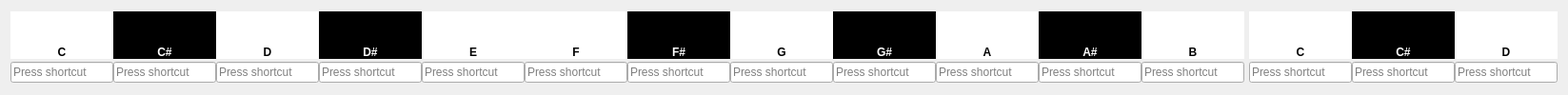
            <widget class="QWidget" name="lowOctaveTab">
             <attribute name="title">
              <string>Low</string>
             </attribute>
             <layout class="QGridLayout" name="gridLayout_16">
              <property name="horizontalSpacing">
               <number>0</number>
              </property>
              <property name="verticalSpacing">
               <number>2</number>
              </property>
              <item row="0" column="0">
               <widget class="QLabel" name="lowCLabel">
                <property name="sizePolicy">
                 <sizepolicy hsizetype="Preferred" vsizetype="Maximum">
                  <horstretch>0</horstretch>
                  <verstretch>0</verstretch>
                 </sizepolicy>
                </property>
                <property name="minimumSize">
                 <size>
                  <width>16</width>
                  <height>0</height>
                 </size>
                </property>
                <property name="maximumSize">
                 <size>
                  <width>16777215</width>
                  <height>50</height>
                 </size>
                </property>
                <property name="baseSize">
                 <size>
                  <width>0</width>
                  <height>0</height>
                 </size>
                </property>
                <property name="font">
                 <font>
                  <bold>true</bold>
                 </font>
                </property>
                <property name="styleSheet">
                 <string notr="true">background-color: rgb(255, 255, 255);
color: rgb(0, 0, 0);</string>
                </property>
                <property name="frameShape">
                 <enum>QFrame::NoFrame</enum>
                </property>
                <property name="frameShadow">
                 <enum>QFrame::Plain</enum>
                </property>
                <property name="text">
                 <string notr="true">C</string>
                </property>
                <property name="alignment">
                 <set>Qt::AlignBottom|Qt::AlignHCenter</set>
                </property>
                <property name="wordWrap">
                 <bool>false</bool>
                </property>
               </widget>
              </item>
              <item row="0" column="1">
               <widget class="QLabel" name="lowCSLabel">
                <property name="minimumSize">
                 <size>
                  <width>16</width>
                  <height>0</height>
                 </size>
                </property>
                <property name="font">
                 <font>
                  <bold>true</bold>
                 </font>
                </property>
                <property name="styleSheet">
                 <string notr="true">background-color: rgb(0, 0, 0);
color: rgb(255, 255, 255);</string>
                </property>
                <property name="frameShape">
                 <enum>QFrame::NoFrame</enum>
                </property>
                <property name="text">
                 <string notr="true">C#</string>
                </property>
                <property name="scaledContents">
                 <bool>false</bool>
                </property>
                <property name="alignment">
                 <set>Qt::AlignBottom|Qt::AlignHCenter</set>
                </property>
               </widget>
              </item>
              <item row="0" column="2">
               <widget class="QLabel" name="lowDLabel">
                <property name="minimumSize">
                 <size>
                  <width>16</width>
                  <height>0</height>
                 </size>
                </property>
                <property name="font">
                 <font>
                  <bold>true</bold>
                 </font>
                </property>
                <property name="autoFillBackground">
                 <bool>false</bool>
                </property>
                <property name="styleSheet">
                 <string notr="true">background-color: rgb(255, 255, 255);
color: rgb(0, 0, 0);</string>
                </property>
                <property name="frameShape">
                 <enum>QFrame::NoFrame</enum>
                </property>
                <property name="text">
                 <string notr="true">D</string>
                </property>
                <property name="alignment">
                 <set>Qt::AlignBottom|Qt::AlignHCenter</set>
                </property>
               </widget>
              </item>
              <item row="0" column="3">
               <widget class="QLabel" name="lowDSLabel">
                <property name="minimumSize">
                 <size>
                  <width>16</width>
                  <height>0</height>
                 </size>
                </property>
                <property name="font">
                 <font>
                  <bold>true</bold>
                 </font>
                </property>
                <property name="styleSheet">
                 <string notr="true">background-color: rgb(0, 0, 0);
color: rgb(255, 255, 255);</string>
                </property>
                <property name="text">
                 <string notr="true">D#</string>
                </property>
                <property name="alignment">
                 <set>Qt::AlignBottom|Qt::AlignHCenter</set>
                </property>
               </widget>
              </item>
              <item row="0" column="4">
               <widget class="QLabel" name="lowELabel">
                <property name="minimumSize">
                 <size>
                  <width>16</width>
                  <height>0</height>
                 </size>
                </property>
                <property name="font">
                 <font>
                  <bold>true</bold>
                 </font>
                </property>
                <property name="styleSheet">
                 <string notr="true">background-color: rgb(255, 255, 255);
color: rgb(0, 0, 0);</string>
                </property>
                <property name="text">
                 <string notr="true">E</string>
                </property>
                <property name="alignment">
                 <set>Qt::AlignBottom|Qt::AlignHCenter</set>
                </property>
               </widget>
              </item>
              <item row="0" column="5">
               <widget class="QLabel" name="lowFLabel">
                <property name="minimumSize">
                 <size>
                  <width>16</width>
                  <height>0</height>
                 </size>
                </property>
                <property name="font">
                 <font>
                  <bold>true</bold>
                 </font>
                </property>
                <property name="styleSheet">
                 <string notr="true">background-color: rgb(255, 255, 255);
color: rgb(0, 0, 0);</string>
                </property>
                <property name="text">
                 <string notr="true">F</string>
                </property>
                <property name="alignment">
                 <set>Qt::AlignBottom|Qt::AlignHCenter</set>
                </property>
               </widget>
              </item>
              <item row="0" column="6">
               <widget class="QLabel" name="lowFSLabel">
                <property name="minimumSize">
                 <size>
                  <width>16</width>
                  <height>0</height>
                 </size>
                </property>
                <property name="font">
                 <font>
                  <bold>true</bold>
                 </font>
                </property>
                <property name="styleSheet">
                 <string notr="true">background-color: rgb(0, 0, 0);
color: rgb(255, 255, 255);</string>
                </property>
                <property name="text">
                 <string notr="true">F#</string>
                </property>
                <property name="alignment">
                 <set>Qt::AlignBottom|Qt::AlignHCenter</set>
                </property>
               </widget>
              </item>
              <item row="0" column="7">
               <widget class="QLabel" name="lowGLabel">
                <property name="minimumSize">
                 <size>
                  <width>16</width>
                  <height>0</height>
                 </size>
                </property>
                <property name="font">
                 <font>
                  <italic>false</italic>
                  <bold>true</bold>
                 </font>
                </property>
                <property name="styleSheet">
                 <string notr="true">background-color: rgb(255, 255, 255);
color: rgb(0, 0, 0);</string>
                </property>
                <property name="text">
                 <string notr="true">G</string>
                </property>
                <property name="alignment">
                 <set>Qt::AlignBottom|Qt::AlignHCenter</set>
                </property>
               </widget>
              </item>
              <item row="0" column="8">
               <widget class="QLabel" name="lowGSLabel">
                <property name="minimumSize">
                 <size>
                  <width>16</width>
                  <height>0</height>
                 </size>
                </property>
                <property name="font">
                 <font>
                  <bold>true</bold>
                 </font>
                </property>
                <property name="styleSheet">
                 <string notr="true">background-color: rgb(0, 0, 0);
color: rgb(255, 255, 255);</string>
                </property>
                <property name="text">
                 <string notr="true">G#</string>
                </property>
                <property name="alignment">
                 <set>Qt::AlignBottom|Qt::AlignHCenter</set>
                </property>
               </widget>
              </item>
              <item row="0" column="9">
               <widget class="QLabel" name="lowALabel">
                <property name="minimumSize">
                 <size>
                  <width>16</width>
                  <height>0</height>
                 </size>
                </property>
                <property name="font">
                 <font>
                  <bold>true</bold>
                 </font>
                </property>
                <property name="styleSheet">
                 <string notr="true">background-color: rgb(255, 255, 255);
color: rgb(0, 0, 0);</string>
                </property>
                <property name="text">
                 <string notr="true">A</string>
                </property>
                <property name="alignment">
                 <set>Qt::AlignBottom|Qt::AlignHCenter</set>
                </property>
               </widget>
              </item>
              <item row="0" column="10">
               <widget class="QLabel" name="lowASLabel">
                <property name="minimumSize">
                 <size>
                  <width>16</width>
                  <height>0</height>
                 </size>
                </property>
                <property name="font">
                 <font>
                  <bold>true</bold>
                 </font>
                </property>
                <property name="styleSheet">
                 <string notr="true">background-color: rgb(0, 0, 0);
color: rgb(255, 255, 255);</string>
                </property>
                <property name="text">
                 <string notr="true">A#</string>
                </property>
                <property name="alignment">
                 <set>Qt::AlignBottom|Qt::AlignHCenter</set>
                </property>
               </widget>
              </item>
              <item row="0" column="11">
               <widget class="QLabel" name="lowBLabel">
                <property name="minimumSize">
                 <size>
                  <width>16</width>
                  <height>0</height>
                 </size>
                </property>
                <property name="font">
                 <font>
                  <bold>true</bold>
                 </font>
                </property>
                <property name="styleSheet">
                 <string notr="true">background-color: rgb(255, 255, 255);
color: rgb(0, 0, 0);</string>
                </property>
                <property name="text">
                 <string notr="true">B</string>
                </property>
                <property name="alignment">
                 <set>Qt::AlignBottom|Qt::AlignHCenter</set>
                </property>
               </widget>
              </item>
              <item row="0" column="12">
               <spacer name="lowOctaveSeperator">
                <property name="orientation">
                 <enum>Qt::Horizontal</enum>
                </property>
                <property name="sizeType">
                 <enum>QSizePolicy::Fixed</enum>
                </property>
                <property name="sizeHint" stdset="0">
                 <size>
                  <width>5</width>
                  <height>20</height>
                 </size>
                </property>
               </spacer>
              </item>
              <item row="0" column="13">
               <widget class="QLabel" name="lowHighCLabel">
                <property name="minimumSize">
                 <size>
                  <width>16</width>
                  <height>0</height>
                 </size>
                </property>
                <property name="font">
                 <font>
                  <bold>true</bold>
                 </font>
                </property>
                <property name="styleSheet">
                 <string notr="true">background-color: rgb(255, 255, 255);
color: rgb(0, 0, 0);</string>
                </property>
                <property name="text">
                 <string notr="true">C</string>
                </property>
                <property name="alignment">
                 <set>Qt::AlignBottom|Qt::AlignHCenter</set>
                </property>
               </widget>
              </item>
              <item row="0" column="14">
               <widget class="QLabel" name="lowHighCSLabel">
                <property name="minimumSize">
                 <size>
                  <width>16</width>
                  <height>0</height>
                 </size>
                </property>
                <property name="font">
                 <font>
                  <bold>true</bold>
                 </font>
                </property>
                <property name="styleSheet">
                 <string notr="true">background-color: rgb(0, 0, 0);
color: rgb(255, 255, 255);</string>
                </property>
                <property name="text">
                 <string notr="true">C#</string>
                </property>
                <property name="alignment">
                 <set>Qt::AlignBottom|Qt::AlignHCenter</set>
                </property>
               </widget>
              </item>
              <item row="0" column="15">
               <widget class="QLabel" name="lowHighDLabel">
                <property name="minimumSize">
                 <size>
                  <width>16</width>
                  <height>0</height>
                 </size>
                </property>
                <property name="font">
                 <font>
                  <bold>true</bold>
                 </font>
                </property>
                <property name="styleSheet">
                 <string notr="true">background-color: rgb(255, 255, 255);
color: rgb(0, 0, 0);</string>
                </property>
                <property name="text">
                 <string notr="true">D</string>
                </property>
                <property name="alignment">
                 <set>Qt::AlignBottom|Qt::AlignHCenter</set>
                </property>
               </widget>
              </item>
              <item row="1" column="0">
               <widget class="QKeySequenceEdit" name="lowCEdit">
                <property name="minimumSize">
                 <size>
                  <width>16</width>
                  <height>0</height>
                 </size>
                </property>
                <property name="keySequence">
                 <string notr="true"/>
                </property>
               </widget>
              </item>
              <item row="1" column="1">
               <widget class="QKeySequenceEdit" name="lowCSEdit">
                <property name="minimumSize">
                 <size>
                  <width>16</width>
                  <height>0</height>
                 </size>
                </property>
                <property name="keySequence">
                 <string notr="true"/>
                </property>
               </widget>
              </item>
              <item row="1" column="2">
               <widget class="QKeySequenceEdit" name="lowDEdit">
                <property name="minimumSize">
                 <size>
                  <width>16</width>
                  <height>0</height>
                 </size>
                </property>
                <property name="keySequence">
                 <string notr="true"/>
                </property>
               </widget>
              </item>
              <item row="1" column="3">
               <widget class="QKeySequenceEdit" name="lowDSEdit">
                <property name="minimumSize">
                 <size>
                  <width>16</width>
                  <height>0</height>
                 </size>
                </property>
                <property name="keySequence">
                 <string notr="true"/>
                </property>
               </widget>
              </item>
              <item row="1" column="4">
               <widget class="QKeySequenceEdit" name="lowEEdit">
                <property name="minimumSize">
                 <size>
                  <width>16</width>
                  <height>0</height>
                 </size>
                </property>
                <property name="keySequence">
                 <string notr="true"/>
                </property>
               </widget>
              </item>
              <item row="1" column="5">
               <widget class="QKeySequenceEdit" name="lowFEdit">
                <property name="minimumSize">
                 <size>
                  <width>16</width>
                  <height>0</height>
                 </size>
                </property>
                <property name="keySequence">
                 <string notr="true"/>
                </property>
               </widget>
              </item>
              <item row="1" column="6">
               <widget class="QKeySequenceEdit" name="lowFSEdit">
                <property name="minimumSize">
                 <size>
                  <width>16</width>
                  <height>0</height>
                 </size>
                </property>
                <property name="keySequence">
                 <string notr="true"/>
                </property>
               </widget>
              </item>
              <item row="1" column="7">
               <widget class="QKeySequenceEdit" name="lowGEdit">
                <property name="minimumSize">
                 <size>
                  <width>16</width>
                  <height>0</height>
                 </size>
                </property>
                <property name="keySequence">
                 <string notr="true"/>
                </property>
               </widget>
              </item>
              <item row="1" column="8">
               <widget class="QKeySequenceEdit" name="lowGSEdit">
                <property name="minimumSize">
                 <size>
                  <width>16</width>
                  <height>0</height>
                 </size>
                </property>
                <property name="keySequence">
                 <string notr="true"/>
                </property>
               </widget>
              </item>
              <item row="1" column="9">
               <widget class="QKeySequenceEdit" name="lowAEdit">
                <property name="minimumSize">
                 <size>
                  <width>16</width>
                  <height>0</height>
                 </size>
                </property>
                <property name="keySequence">
                 <string notr="true"/>
                </property>
               </widget>
              </item>
              <item row="1" column="10">
               <widget class="QKeySequenceEdit" name="lowASEdit">
                <property name="minimumSize">
                 <size>
                  <width>16</width>
                  <height>0</height>
                 </size>
                </property>
                <property name="keySequence">
                 <string notr="true"/>
                </property>
               </widget>
              </item>
              <item row="1" column="11">
               <widget class="QKeySequenceEdit" name="lowBEdit">
                <property name="minimumSize">
                 <size>
                  <width>16</width>
                  <height>0</height>
                 </size>
                </property>
                <property name="keySequence">
                 <string notr="true"/>
                </property>
               </widget>
              </item>
              <item row="1" column="13">
               <widget class="QKeySequenceEdit" name="lowHighCEdit">
                <property name="minimumSize">
                 <size>
                  <width>16</width>
                  <height>0</height>
                 </size>
                </property>
                <property name="keySequence">
                 <string notr="true"/>
                </property>
               </widget>
              </item>
              <item row="1" column="14">
               <widget class="QKeySequenceEdit" name="lowHighCSEdit">
                <property name="minimumSize">
                 <size>
                  <width>16</width>
                  <height>0</height>
                 </size>
                </property>
                <property name="keySequence">
                 <string notr="true"/>
                </property>
               </widget>
              </item>
              <item row="1" column="15">
               <widget class="QKeySequenceEdit" name="lowHighDEdit">
                <property name="minimumSize">
                 <size>
                  <width>16</width>
                  <height>0</height>
                 </size>
                </property>
                <property name="keySequence">
                 <string notr="true"/>
                </property>
               </widget>
              </item>
             </layout>
            </widget>
